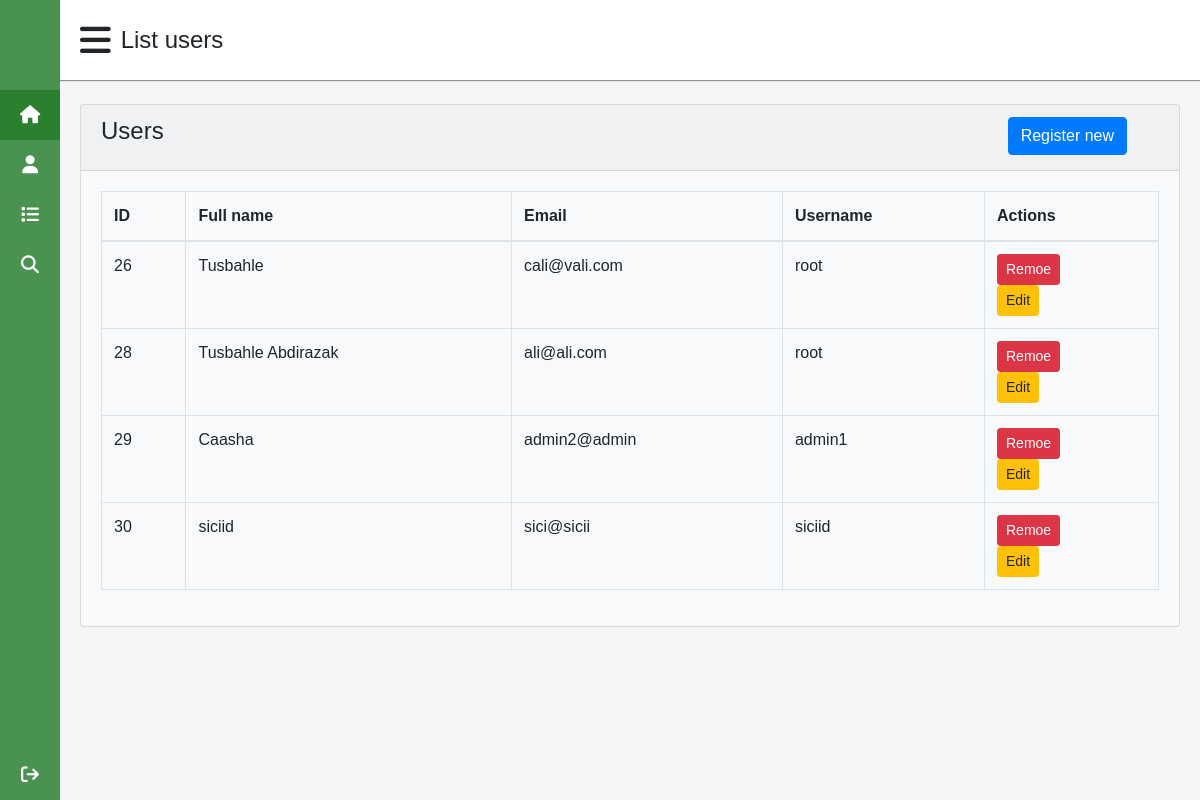
The page /list_users.php (signed in) on the database as committed earlier.
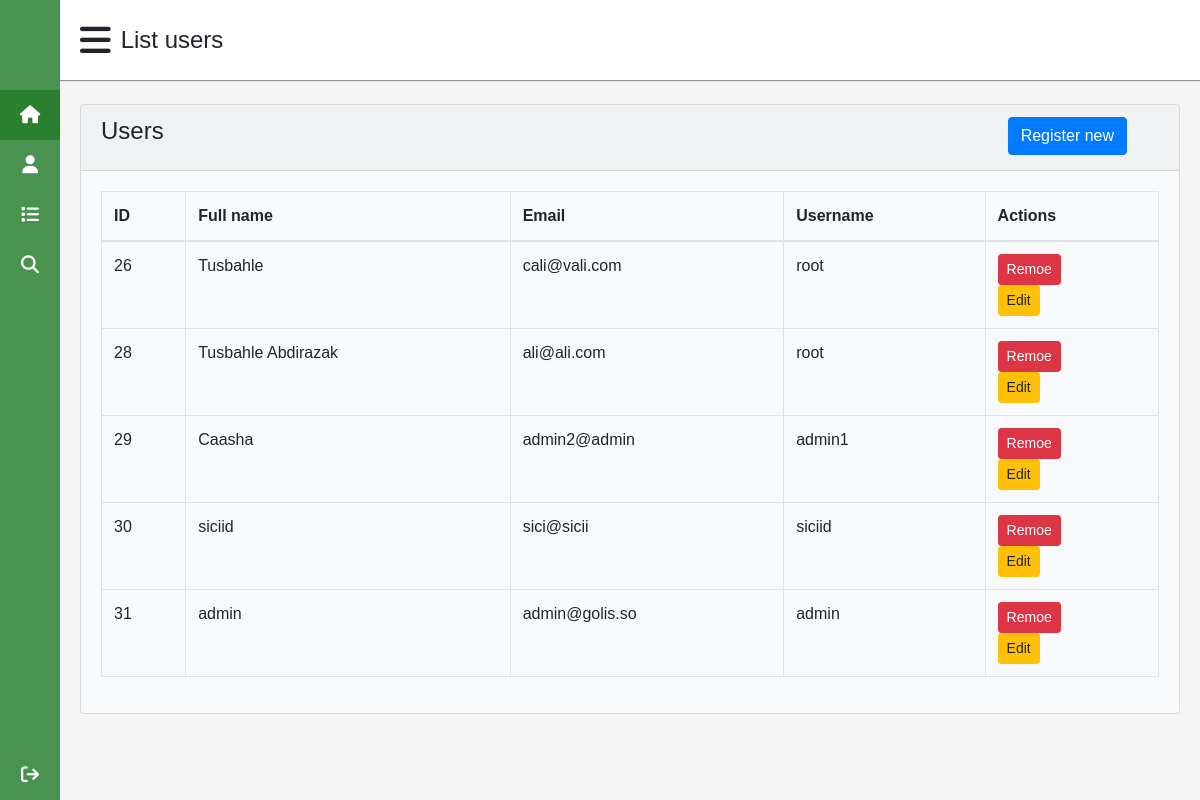
The same page on the database as committed later.
### tables this page shows
CREATE TABLE `users` (
  `id` int(11) NOT NULL,
  `fullname` varchar(50) DEFAULT NULL,
  `email` varchar(50) NOT NULL,
  `username` varchar(30) NOT NULL,
  `PASSWORD` varchar(255) DEFAULT NULL,
  `created_att` date DEFAULT NULL
);

### list_users.php (the view, shortened to what this page needs)
<?php
include_once('./includes/head.php');
include_once('./includes/sidebar.php');
include_once('./includes/navbar.php');
?>
<div class="main-content">
        <div class="card bg-light">
                <div class="card-header">
                        <div class="row">
                                <div class="col-md-10">
                                        <h4 class="card-title">Users</h4>
                                </div>
                                <div class="col-md-2">
                                        <a href="register-user.php" class="btn btn-primary">Register new</a>
                                </div>
                        </div>
                </div>
                <div class="card-body">
                        <?php
                        $conn = getConnection();
                        $result = $conn->query("SELECT * FROM users ");
                        if ($result->num_rows == 0) {
                                echo 'No data found';
                        } else {
                        ?>
                <table class="table table-bordered">
                        <thead>
                                <tr>
                                        <th>ID</th>
                                        <th>Full name</th>
                                        <th>Email</th>
                                        <th>Username</th>
                                        <th>Actions</th>
                                </tr>
                        </thead>
                        <tbody>
                                <?php  while ($row = $result->fetch_assoc()){ ?>
                                <tr >
                                        <td><?php echo $row['id']; ?></td>
                                        <td><?php echo $row['fullname']; ?></td>
                                        <td><?php echo $row['email']; ?></td>
                                        <td><?php echo $row['username']; ?></td>
                                        <td>
                                                <form action="./remove-user.php" method="POST">
                                                <button  type="submit" name="id" value="<?php echo $row['id']; ?>" class="btn btn btn-danger btn-sm">Remoe</button>
                                                </form>
                                                <form action="./edit-user.php" method="POST">
                                                <button  type="submit" name="id" value="<?php echo $row['id']; ?>" class="btn btn btn-warning btn-sm">Edit</button>
                                                </form>
                                        </td>
                                </tr>
                                <?php }?>
                        </tbody>
                </table>
                        <?php
                        }
                        ?>
                </div>
        </div>
</div>
<?php include_once('./includes/footer.php') ?>

Rows that differ between the two databases and show on the page:
added users: id "31", fullname "admin", email "admin@golis.so", username "admin"
